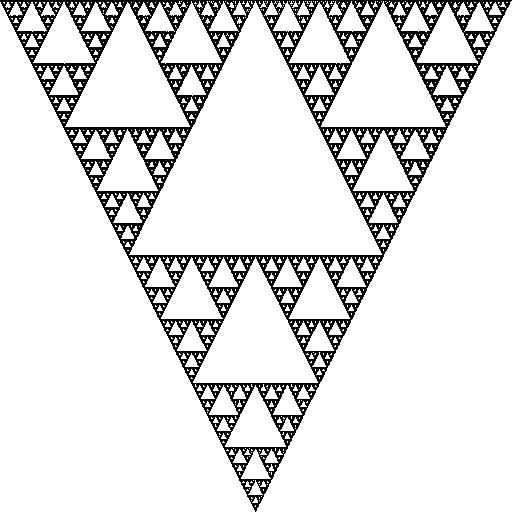

Recreate this plot in Python.
#!/usr/bin/env python           

#Michal Dabrowski, cwiczenia 6 (Metoda IFS tworzenia fraktali)
import sys
import math as mt
import matplotlib.pyplot as plt 
from numpy import *
from scipy import linspace, polyfit, randn
from matplotlib.pyplot import plot, title, show, legend
import numpy as np

#folder zapisu rysunkow
folder="C:/Users/michal/Documents/studia/fizyka_komputerowa/symulacje_komputerowe/2012/python/cwiczenia6/"

#stale fizyczne i warunki poczatkowe
T=300000
m4=0.
m5=0.
m1=array([0.5, 0, 0, 0.5, 0, 0])
m2=array([0.5, 0, 0, 0.5, 0.5, 0])
m3=array([0.5, 0, 0, 0.5, 0.25, mt.sqrt(3.)/4])
p1=1./3.
p2=1./3.
p3=1./3.
punkt=[]
punkt.append(array([m4,m5]))

xmax=0.0
xmin=10.0
ymax=0.0
ymin=10.0

#losowanie transformacji do tworzenia fraktali
def losuj():
  random.seed()
  p=random.random()
  if p<p1:
    return m1
  elif p<(p1+p2):
    return m2
  elif p<1:
    return m3

#transformacja punktow z poprzedniej iteracji
def tran(i):
  m=losuj()
  point=array([0.0,0.0])
  point[0]=punkt[i][0]*m[0]+m[1]*punkt[i][1]+m[4]
  point[1]=punkt[i][0]*m[2]+m[3]*punkt[i][1]+m[5]
  punkt.append(point)

#dopasowanie rozmiaru obrazka do okna wykresu
for i in xrange(T):
  tran(i)
  if punkt[i][0]>xmax:
     xmax=punkt[i][0]
  if punkt[i][1]>ymax:
     ymax=punkt[i][1]

for i in xrange(T):  
  punkt[i][0]=punkt[i][0]*511/xmax
  punkt[i][1]=punkt[i][1]*511/ymax

#obliczanie wymiaru pudelkowego
ss=2    
ll=10
N = [0]*(ll-ss)
ydat=[0]*(ll-ss)
for l in xrange(ss,ll,1):
    
    A = [None] * l
    for i in range(l):
        A[i] = [False] * l
    d=512.0/l
    for i in xrange(T):
        k=int(punkt[i][0]/d)
        m=int(punkt[i][1]/d)
        if A[k][m]==False:
            A[k][m]=True
            N[l-ss]=N[l-ss]+1
for i in xrange(ll-ss):
    ydat[i]=mt.log(N[i],2)
    print N[i]

#dopasowanie prostej do danych z symulacji
(ar,br)=polyfit(x,ydat,1)
yfit= ar*xd+br
print('Linear regression using polyfit')
print('parameters: a=%.2f b=%.2f \tregression: a=%.2f b=%.2f' % (a,b,ar,br))
plot.title('Linear regression, dim='+str(ar))
plot(x,ydat,'k.')
#plot(x,yfit,'r-')
#legend(['noisy data', 'fit'],loc='best')
plt.savefig(folder+"dywan_dim.pdf", format="pdf")       
            
#rysowanie wykresu pikselowego
from PIL import Image
Nimg = 512
image = Image.new("L",(Nimg, Nimg),255)
for i in xrange(T):
    image.putpixel((int(punkt[i][0]),int(punkt[i][1])),0)
image.save(folder+"dywan.png","PNG")
show()
